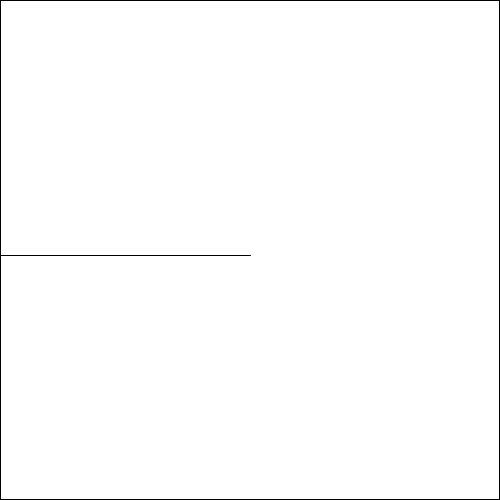
Frame 1 (no input)
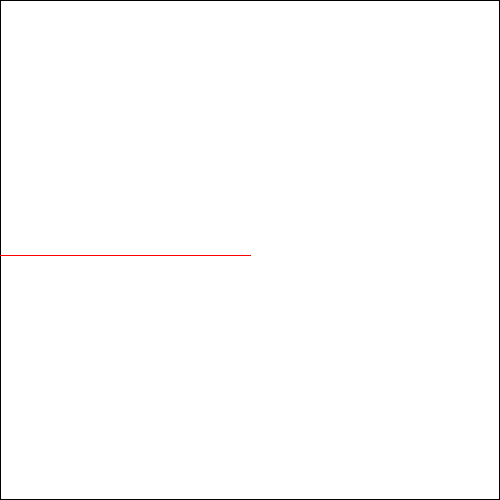
Frame 60 (the mouse pressed at the canvas centre just before this capture)
Frame 120 (the mouse held since frame 60 and released just before this capture): identical to frame 60, image omitted

The Processing sketch that drew these frames (run headless with seeded random() and noise(); from frame 60 on, the mouse is pressed at the canvas centre):

// Processing sketch: Part2
// ── Part2.pde
void setup() {
  size (500,500);
  
  rect( 0, 0, 499, 499);
   
  
}

void draw(){
  
  line (width/2,255,0,255);
  
  stroke(255,0,0);
  
  
  
}
